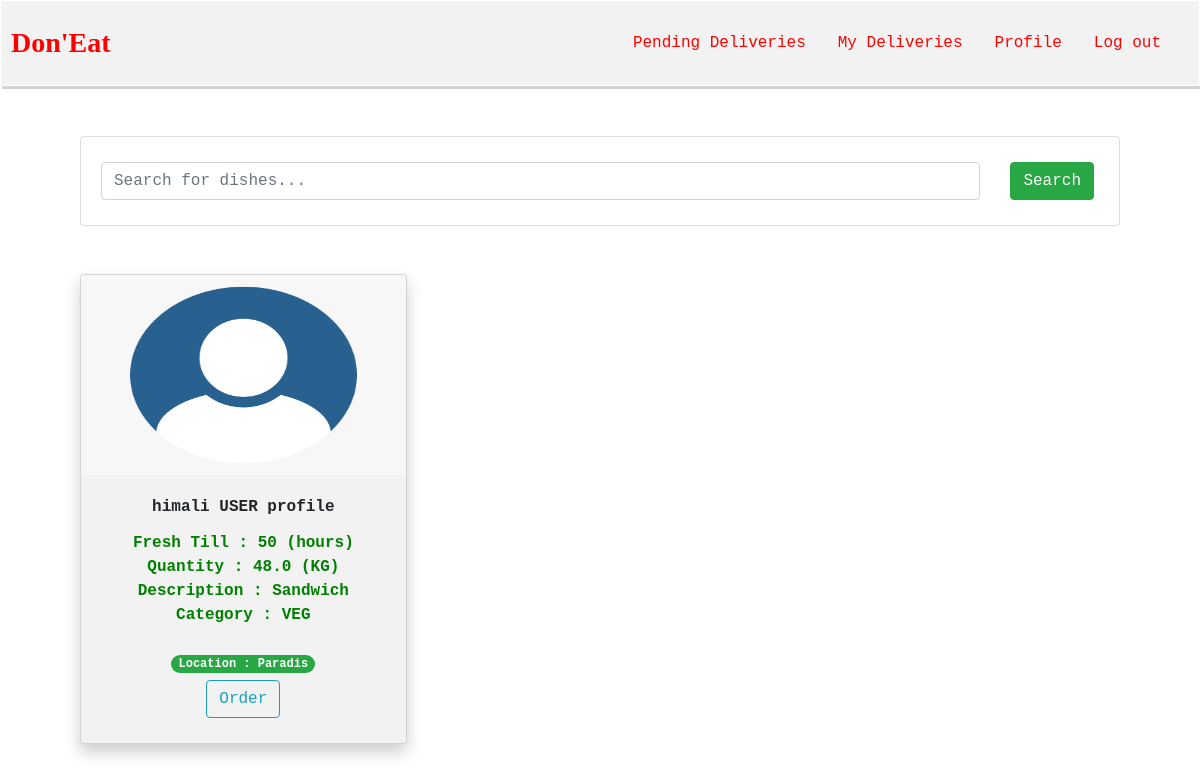
Screenshot of /index/ (signed in) with the database file from the repository.
### posts/models.py (models this page shows, shortened)
class Item(models.Model):
    posting_organization = models.ForeignKey(ProfileModel,on_delete=models.CASCADE,null=True,related_name = 'posting_organization')
    ordering_organization = models.ForeignKey(ProfileModel,on_delete=models.CASCADE,null=True,related_name = 'ordering_organization')
    isOrdered = models.BooleanField(default=False,null=True)
    isDelivered = models.BooleanField(default=False,null=True)
    isQualityOK = models.BooleanField(default=False,null=True)
    isQuantityOK = models.BooleanField(default=False,null=True)
    description = models.CharField(max_length=100)
    quantity = models.FloatField()
    category = models.CharField(choices=CATEGORY_CHOICES, default='VEG',null=True,max_length=100)
    image = models.ImageField(default='default.png',upload_to='profile_pics')
    freshTill = models.IntegerField(default=0)
    walletPublicAddress = models.CharField(max_length=50,null=True,default=0)
    deliveredBy = models.ForeignKey(ProfileModel,on_delete=models.CASCADE,null=True,related_name = 'deliveredBy')
    isChecked = models.BooleanField(default=False,null=True)

### users/models.py (models this page shows)
class ProfileModel(models.Model):
    user = models.OneToOneField(User,on_delete=models.CASCADE)
    category = models.CharField(choices=CATEGORY_CHOICES, default='USER',null=True,max_length=100)
    image = models.ImageField(default='default.png',upload_to='profile_pics')
    instituteName = models.CharField(max_length=100,null=True)
    instituteType = models.CharField(choices=ORG_CHOICES, default='Others',null=True,max_length=100)
    location = models.CharField(max_length=100,null=True)
    acceptanceRate = models.FloatField(null=True,default=0)
    walletPublicAddress = models.CharField(max_length=50,null=True,default=0)
    def __str__(self):
        return f'{self.user.username} {self.category} profile'

### posts/views.py (the view)
# urls.py: path('index/', posts_views.index, name='index'),
@login_required
def index(request):
    ob = ProfileModel.objects.get(user=request.user)
    role = ob.category
    item_objects = Item.objects.all()
    item_objects = item_objects.filter(isOrdered=False)
    '''#adding search functionality
    if item_name != '' and item_name is not None:
        item_objects = item_objects.filter(title__icontains=item_name)

    #adding pagination
    paginator = Paginator(item_objects,6)
    page = request.GET.get('page')
    item_objects = paginator.get_page(page)'''
    return render(request, 'posts/index.html', {'item_objects': item_objects,'role':role})

### posts/templates/posts/index.html (shortened to what this page needs)
{% extends 'posts/base.html' %}
{% block body %}
    <div class="container">
    <div class="row">
        <div class="col-md-12">
            <form class="card card-sm">
                <div class="card-body row no-gutters align-items-center">
                    <div style="padding-right: 25px;" class="col">
                        <input type="search" name="item_name" placeholder="Search for dishes..." class="form-control form-control-borderless">
                    </div>
                    <div class="col-auto">
                        <button class="btn btn-success" type="submit"> Search </button>
                    </div>
                </div>
            </form>
        </div>
    </div>
    <br> <br>
    <div class="row">
        {%  for item in item_objects %}
        <div class="col-md-6 col-sm-6 col-lg-4 col-xs-6">
            <div class="card index-card">
                <img height="200px" width="300px" src="{{ item.image.url }}" class="card-img-top">
                <div class="card-body">
                    <div id="name{{ item.id }}" class="card-title">
                        {{ item.posting_organization }}
                    </div>
                    <div class="card-text">
                        <span id="price{{ item.id }}">  Fresh Till : {{ item.freshTill }} (hours) </span> <br>
                        <span id="price{{ item.id }}">  Quantity : {{ item.quantity }} (KG)</span> <br>
                        <span id="price{{ item.id }}">  Description : {{ item.description }} </span> <br>
                        <span id="price{{ item.id }}">  Category : {{ item.category }} </span> <br>
                        <br>
                                    <span class="badge badge-pill badge-success"> Location : {{ item.posting_organization.location }} </span>
                    </div>
                    <a href="{% url 'view_donations' item.pk %}" class="btn btn-outline-info"> Order </a>
                </div>
            </div>
        <br>
        </div>
        {% endfor %}
    </div>
    </div>
{% endblock %}

### posts/static/posts/style.css (style rules this page uses)
body { font-family: Tahoma, monospace; }
.container { padding: 50px; }
.card-text { color: green; font-weight: bolder; }
.card-title { font-weight: bolder; }
.btn { margin: 5px; }
.card-img-top { transition: transform .2s; }
.index-card { box-shadow: 0 4px 8px 0 rgba(0,0,0,0.2); transition: 0.3s; background-color: #f2f2f2; }
.index-card,.detail-card,.review:hover { box-shadow: 0 8px 16px 0 rgba(0,0,0,0.2); }
.card-body { text-align: center; }

### rows the page displays
Item: image (placeholder picture), posting_organization "himali USER profile", freshTill "50", quantity "48.0", description "Sandwich", category "VEG", posting_organization.location "Paradis"
